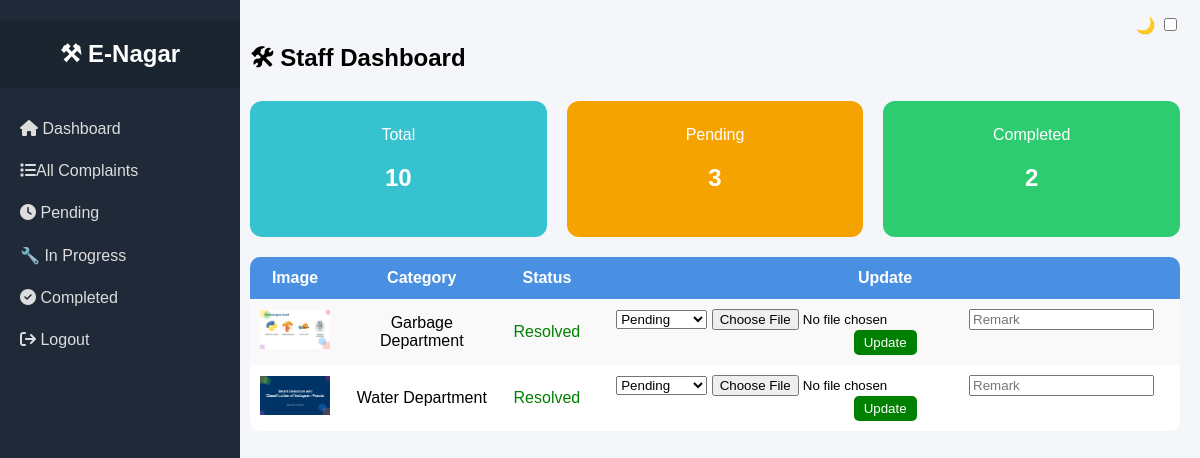
The page /staff/?status=resolved (signed in) on the database its author committed.
### main/models.py (models this page shows, shortened)
class Complaint(models.Model):
    user = models.ForeignKey(User, on_delete=models.CASCADE)
    category = models.CharField(max_length=50, choices=CATEGORY_CHOICES)
    department = models.CharField(max_length=100, default="General")
    image = models.ImageField(upload_to='complaints/')
    description = models.TextField(blank=True)
    status = models.CharField(max_length=20, choices=STATUS_CHOICES, default='pending')
    created_at = models.DateTimeField(auto_now_add=True)
    assigned_officer = models.ForeignKey(
        User,
        on_delete=models.SET_NULL,
        null=True,
        blank=True,
        related_name='assigned_complaints'
    )
    latitude = models.FloatField(null=True, blank=True)
    longitude = models.FloatField(null=True, blank=True)
    address = models.TextField(blank=True, null=True)

### main/views.py (the view)
# urls.py: path('staff/', views.staff_dashboard, name='staff_dashboard'),
@login_required
@login_required
def staff_dashboard(request):
    complaints = Complaint.objects.all()
    status = request.GET.get('status')
    if status == "pending":
        complaints = complaints.filter(status='pending')
    elif status == "in_progress":
        complaints = complaints.filter(status='in_progress')
    elif status == "resolved":
        complaints = complaints.filter(status='resolved')
    total = Complaint.objects.count()
    pending_count = Complaint.objects.filter(status='pending').count()
    completed_count = Complaint.objects.filter(status='resolved').count()
    return render(request, 'office/dashboard.html', {
        'complaints': complaints,
        'total': total,
        'pending_count': pending_count,
        'completed_count': completed_count
    })

### main/templates/office/dashboard.html (shortened to what this page needs)
{% extends 'office/base.html' %}
{% block content %}
<h2>🛠 Staff Dashboard</h2>
<div class="cards">
    <div class="card blue">Total<br><h2>{{ total }}</h2></div>
    <div class="card orange">Pending<br><h2>{{ pending_count }}</h2></div>
    <div class="card green">Completed<br><h2>{{ completed_count }}</h2></div>
</div>
<table>
<tr>
    <th>Image</th>
    <th>Category</th>
    <th>Status</th>
    <th>Update</th>
</tr>
{% for c in complaints %}
<tr>
<td>
    {% if c.image %}
        <img src="{{ c.image.url }}" width="70">
    {% endif %}
</td>
<td>{{ c.category|title }} Department</td>
<td>
    {% if c.status == "pending" %}
        <span style="color:orange;">Pending</span>
    {% elif c.status == "in_progress" %}
        <span style="color:blue;">In Progress</span>
    {% else %}
        <span style="color:green;">Resolved</span>
    {% endif %}
</td>
<td>
<form method="POST" action="{% url 'update_status' c.id %}" enctype="multipart/form-data">
    <select name="status">
        <option value="pending">Pending</option>
    </select>
    <input type="file" name="completed_image">
    <input type="text" name="remark" placeholder="Remark">
    <button class="btn">Update</button>
</form>
</td>
</tr>
{% endfor %}
</table>
{% endblock %}

### main/templates/office/base.html (style rules this page uses)
body { margin: 0; font-family: Arial; display: flex; background: #f4f6f9; }

### main/templates/office/dashboard.html (style rules this page uses)
.cards { display: flex; gap: 20px; margin-bottom: 20px; }
.card { flex: 1; padding: 25px; border-radius: 12px; color: white; text-align: center; }
.blue { background: #36c2cf; }
.orange { background: #f4a300; }
.green { background: #2ecc71; }
table { width: 100%; background: white; border-collapse: collapse; border-radius: 10px; overflow: hidden; }
th { background: #4a90e2; color: white; padding: 12px; }
td { padding: 10px; text-align: center; }
tr:nth-child(even) { background: #f9f9f9; }
.btn { background: green; color: white; padding: 5px 10px; border: none; border-radius: 5px; }

### rows shown on the page
Complaint: image (picture), category "Garbage", status "Resolved"
Complaint: image (picture), category "Water", status "Resolved"

### other values the page prints
{{ total }} "10"
{{ pending_count }} "3"
{{ completed_count }} "2"
